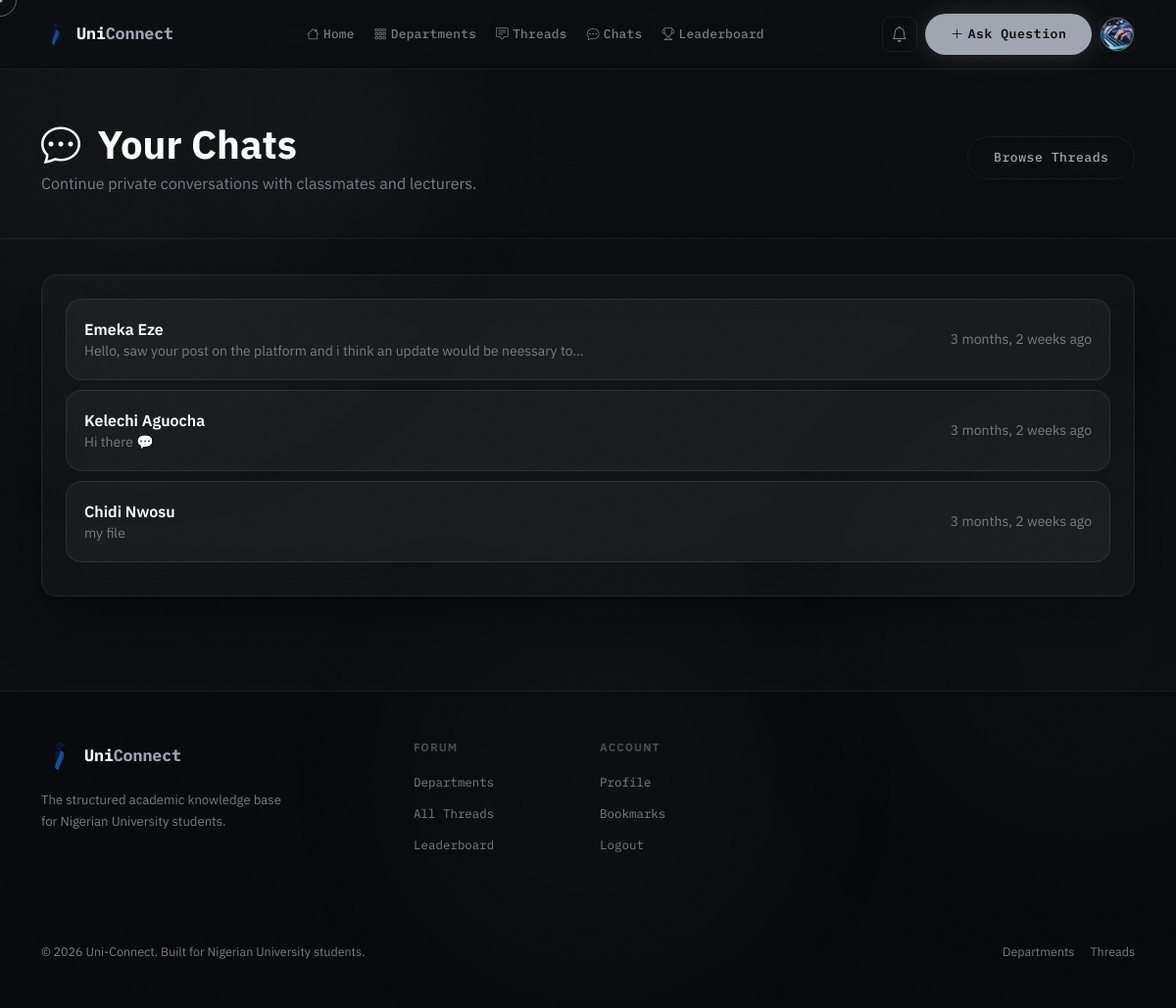
The app's page /chats/ (signed in) with its own data.
### accounts/models.py (models this page shows, shortened)
class User(AbstractUser):
    ROLE_CHOICES = [
        ('student', 'Student'),
        ('lecturer', 'Lecturer'),
        ('admin', 'Admin'),
    ]
    is_email_verified = models.BooleanField(default=False)
    role = models.CharField(max_length=20, choices=ROLE_CHOICES, default='student')
    school = models.ForeignKey(
        'forum.School', on_delete=models.SET_NULL, null=True, blank=True, related_name='members'
    )
    department = models.ForeignKey(
        'forum.Department', on_delete=models.SET_NULL, null=True, blank=True, related_name='members'
    )
    matric_number = models.CharField(max_length=20, blank=True)
    bio = models.TextField(blank=True)
    avatar = models.ImageField(upload_to='avatars/', blank=True, null=True)
    reputation = models.IntegerField(default=0)
    created_at = models.DateTimeField(auto_now_add=True)

### forum/models.py (models this page shows, shortened)
class ChatRoom(models.Model):
    participants = models.ManyToManyField(settings.AUTH_USER_MODEL, related_name='chat_rooms')
    created_at = models.DateTimeField(auto_now_add=True)
    def get_other_user(self, user):
        return self.participants.exclude(pk=user.pk).first()

class ChatMessage(models.Model):
    room = models.ForeignKey(ChatRoom, on_delete=models.CASCADE, related_name='messages')
    sender = models.ForeignKey(settings.AUTH_USER_MODEL, on_delete=models.CASCADE, related_name='sent_messages')
    content = models.TextField(blank=True)
    attachment = models.FileField(upload_to='chat_attachments/', blank=True, null=True)
    created_at = models.DateTimeField(auto_now_add=True)
    class Meta:
        ordering = ['created_at']

### forum/views.py (the view)
# urls.py: path('chats/', views.chat_list, name='chat_list'),
@login_required
def chat_list(request):
    rooms = (
        request.user.chat_rooms
        .prefetch_related('participants', 'messages')
        .all()
    )
    chat_rooms = []
    for room in rooms:
        last_message = room.messages.order_by('-created_at').first()
        chat_rooms.append({
            'room': room,
            'other_user': room.get_other_user(request.user),
            'last_message': last_message,
        })
    return render(request, 'forum/chat_list.html', {
        'chat_rooms': chat_rooms,
    })

### forum/context_processors.py (called while the page is built)
def unread_notifications(request):
    count = 0
    if request.user.is_authenticated:
        count = request.user.notifications.filter(is_read=False).count()
    return {'unread_notification_count': count}

### templates/forum/chat_list.html (shortened to what this page needs)
{% extends 'base.html' %}
{% block content %}
<div class="page-header">
    <div class="container">
        <div class="d-flex align-items-center justify-content-between flex-wrap gap-3">
            <div>
                <h1 class="display-6 fw-bold text-white mb-1">
                    <i class="bi bi-chat-dots me-2"></i>
                    Your Chats
                </h1>
                <p class="text-muted mb-0">
                    Continue private conversations with classmates and lecturers.
                </p>
            </div>
            <a href="{% url 'forum:thread_list' %}"
               class="btn btn-outline-glass">
                Browse Threads
            </a>
        </div>
    </div>
</div>
<div class="container pb-5">
    <div class="glass-panel p-4">
        {% if chat_rooms %}
        <div class="list-group chat-room-list">
            {% for chat in chat_rooms %}
            <a href="{% url 'forum:chat_room' chat.room.pk %}"
               class="list-group-item list-group-item-action glass-list-item">
                <div class="d-flex justify-content-between align-items-center">
                    <div>
                        <div class="fw-semibold text-white">
                            {{ chat.other_user.get_full_name|default:chat.other_user.username }}
                        </div>
                        <div class="text-muted small">
                            {% if chat.last_message %}
                                {% if chat.last_message.content %}
                                    {{ chat.last_message.content|truncatechars:80 }}
                                {% elif chat.last_message.attachment %}
                                    <i class="bi bi-paperclip"></i>
                                    Attachment
                                {% else %}
                                    No messages yet
                                {% endif %}
                            {% else %}
                                No messages yet
                            {% endif %}
                        </div>
                    </div>
                    <div class="text-end small text-muted">
                        {% if chat.last_message %}
                            {{ chat.last_message.created_at|timesince }} ago
                        {% else %}
                            New chat
                        {% endif %}
                    </div>
                </div>
            </a>
            {% endfor %}
        </div>
        {% endif %}
    </div>
</div>
{% endblock %}

### templates/base.html (shortened to what this page needs)
<!doctype html>
<html lang="en" data-bs-theme="dark">
  <head>
    <link
      rel="stylesheet"
      href="https://cdn.jsdelivr.net/npm/bootstrap@5.3.3/dist/css/bootstrap.min.css"
    />
    <link
      rel="stylesheet"
      href="https://cdn.jsdelivr.net/npm/bootstrap-icons@1.11.3/font/bootstrap-icons.min.css"
    />
    {% load static %}
    <link rel="stylesheet" href="{% static 'css/main.css' %}" />
  </head>
  <body class="{% block body_class %}{% endblock %}">
    <div class="ambient-orb orb-1" aria-hidden="true"></div>
    <div class="ambient-orb orb-2" aria-hidden="true"></div>
    <nav class="navbar navbar-expand-lg glass-nav">
      <div class="container">
        <a
          class="navbar-brand d-flex align-items-center gap-2"
          href="{% url 'forum:home' %}"
        >
          <img
            src="{% static 'logo-removebg-preview.png' %}"
            alt="Uni-Connect logo"
            class="site-logo navbar-logo"
          />
          <span class="brand-name"
            >Uni<span class="text-accent">Connect</span></span
          >
        </a>
        <div class="collapse navbar-collapse" id="navMain">
          <ul class="navbar-nav mx-auto gap-1">
            <li class="nav-item">
              <a class="nav-link nav-pill" href="{% url 'forum:home' %}"
                ><i class="bi bi-house me-1"></i>Home</a
              >
            </li>
            <li class="nav-item">
              <a class="nav-link nav-pill" href="{% url 'forum:departments' %}"
                ><i class="bi bi-grid-3x3-gap me-1"></i>Departments</a
              >
            </li>
            <li class="nav-item">
              <a class="nav-link nav-pill" href="{% url 'forum:thread_list' %}"
                ><i class="bi bi-chat-square-text me-1"></i>Threads</a
              >
            </li>
            {% if user.is_authenticated %}
            <li class="nav-item">
              <a class="nav-link nav-pill" href="{% url 'forum:chat_list' %}"
                ><i class="bi bi-chat-dots me-1"></i>Chats</a
              >
            </li>
            {% endif %}
            <li class="nav-item">
              <a class="nav-link nav-pill" href="{% url 'forum:leaderboard' %}"
                ><i class="bi bi-trophy me-1"></i>Leaderboard</a
              >
            </li>
          </ul>
          <div class="d-flex align-items-center gap-2">
            {% if user.is_authenticated %}
            <a
              href="{% url 'forum:notifications' %}"
              class="btn btn-ghost-icon position-relative"
            >
              <i class="bi bi-bell"></i>
            </a>
            <a
              href="{% url 'forum:create_thread' %}"
              class="btn btn-primary-glow btn-sm"
            >
              <i class="bi bi-plus-lg me-1"></i>Ask Question
            </a>
            <div class="dropdown">
              <button
                class="btn btn-ghost-icon dropdown-toggle no-caret"
                data-bs-toggle="dropdown"
              >
                <div class="avatar-sm">
                  {% if user.avatar %}
                  <img src="{{ user.avatar.url }}" alt="{{ user.username }}" />
                  {% else %}
                  <span>{{ user.username|first|upper }}</span>
                  {% endif %}
                </div>
              </button>
            </div>
            {% endif %}
          </div>
        </div>
      </div>
    </nav>
    <main>{% block content %}{% endblock %}</main>
    <footer class="footer-glass py-5 mt-5">
      <div class="container">
        <div class="row g-4">
          <div class="col-lg-4">
            <div class="d-flex align-items-center gap-2 mb-3">
              <img
                src="{% static 'logo-removebg-preview.png' %}"
                alt="Uni-Connect logo"
                class="site-logo"
              />
              <span class="brand-name"
                >Uni<span class="text-accent">Connect</span></span
              >
            </div>
            <p
              style="
                color: var(--muted);
                font-size: 0.82rem;
                line-height: 1.7;
                max-width: 260px;
              "
            >
              The structured academic knowledge base for Nigerian University students.
            </p>
          </div>
          <div class="col-6 col-lg-2">
            <p
              style="
                color: rgba(255, 255, 255, 0.25);
                font-size: 0.72rem;
                font-weight: 700;
                letter-spacing: 0.1em;
                text-transform: uppercase;
                margin-bottom: 14px;
              "
            >
              Forum
            </p>
            <ul class="list-unstyled footer-links">
              <li><a href="{% url 'forum:departments' %}">Departments</a></li>
              <li><a href="{% url 'forum:thread_list' %}">All Threads</a></li>
              <li><a href="{% url 'forum:leaderboard' %}">Leaderboard</a></li>
            </ul>
          </div>
          <div class="col-6 col-lg-2">
            <p
              style="
                color: rgba(255, 255, 255, 0.25);
                font-size: 0.72rem;
                font-weight: 700;
                letter-spacing: 0.1em;
                text-transform: uppercase;
                margin-bottom: 14px;
              "
            >
              Account
            </p>
            <ul class="list-unstyled footer-links">
              {% if user.is_authenticated %}
              <li><a href="{% url 'accounts:profile' %}">Profile</a></li>
              <li><a href="{% url 'forum:bookmarks' %}">Bookmarks</a></li>
              <li><a href="{% url 'accounts:logout' %}">Logout</a></li>
              {% else %}
              <li><a href="{% url 'accounts:login' %}">Login</a></li>
              <li><a href="{% url 'accounts:register' %}">Register</a></li>
              {% endif %}
            </ul>
          </div>
        </div>
        <div
          class="d-flex justify-content-between align-items-center flex-wrap gap-3"
        >
          <p style="color: var(--muted); font-size: 0.78rem; margin: 0">
            © 2026 Uni-Connect. Built for Nigerian University students.
          </p>
          <div class="d-flex gap-3">
            <a
              href="{% url 'forum:departments' %}"
              style="
                color: var(--muted);
                font-size: 0.78rem;
                text-decoration: none;
              "
              onmouseenter="this.style.color = 'var(--accent)'"
              onmouseleave="this.style.color = 'var(--muted)'"
              >Departments</a
            >
            <a
              href="{% url 'forum:thread_list' %}"
              style="
                color: var(--muted);
                font-size: 0.78rem;
                text-decoration: none;
              "
              onmouseenter="this.style.color = 'var(--accent)'"
              onmouseleave="this.style.color = 'var(--muted)'"
              >Threads</a
            >
          </div>
        </div>
      </div>
    </footer>
    {% load static %}
  </body>
</html>

### records on screen
User: avatar (picture)
ChatRoom: other_user.get_full_name "Emeka Eze", last_message.content "Hello, saw your post on the platform and i think an update would be neessary to…", last_message.created_at "3 months, 2 weeks"
ChatRoom: other_user.get_full_name "Kelechi Aguocha", last_message.content "Hi there 💬", last_message.created_at "3 months, 2 weeks"
ChatRoom: other_user.get_full_name "Chidi Nwosu", last_message.content "my file", last_message.created_at "3 months, 2 weeks"
